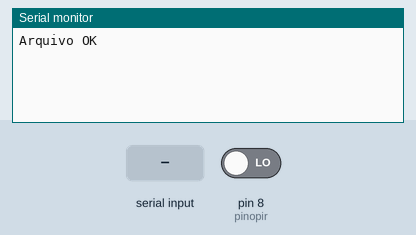
A sketch run on a simulated Arduino Uno, built with avr-gcc and run on an emulated ATmega328P. On the bench: the last lines printed to the serial monitor. The inputs (shaded band) are chosen by the test bench; at power-on: pin 8 (pinopir) LOW. The local clock reads 2024-03-15 10:24:30 at power-on unless the sketch sets it; storage starts empty.

Above: at 1.2 s.
1.3 s: "a" received over Serial
At 2.5 s:
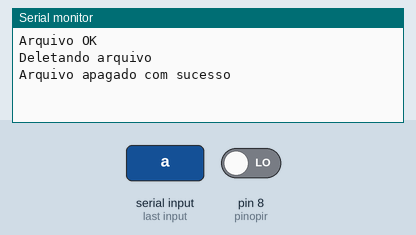
2.8 s: "d" received over Serial
At 3.1 s:
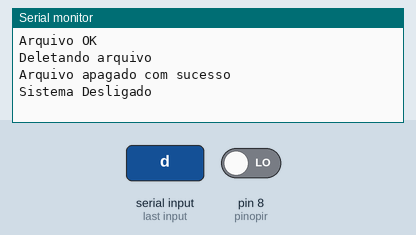
4.3 s: "l" received over Serial
At 5.5 s:
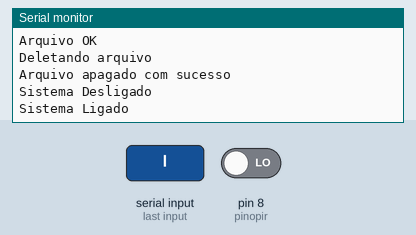
5.8 s: pin 8 (pinopir) driven HIGH
At 6.9 s:
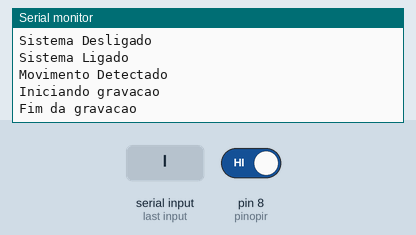

The sketch:

Main.ino
```cpp
#include <SD.h>
#include <SPI.h>
#include <Wire.h>
#include "RTClib.h"

File arquivo;
RTC_DS1307 rtc;

byte pinopir = 8;
boolean ligado = false;

void apaga();
void grava();
void leitura();

void setup() {
  Serial.begin(9600);
  rtc.begin();
  //rtc.adjust(DateTime(2017, 6, 8, 21, 59, 0));
  pinMode(pinopir, INPUT);
  if (!SD.begin(9)) {
    Serial.println("Falha no Cartao");
    return;
  }
  arquivo = SD.open("pir.txt", FILE_WRITE);
  if (arquivo) {
    Serial.println("Arquivo OK");
  }
  else{
    Serial.println("Erro no Arquivo");
  }
  arquivo.close();
}

void loop() {
  if (Serial.available()){
    byte e = Serial.read();
    switch (e) {
      case 'a':
        Serial.println("Deletando arquivo");
        apaga ();
      break;
      case 'd':
        ligado = false;
        Serial.println("Sistema Desligado");
      break;
      case 'l':
        ligado = true;
        Serial.println("Sistema Ligado");
      break;
      case 'r':
        Serial.println("Lendo pir");
        leitura ();
      break;
      case 's':
        Serial.print("Status: ");
        if (ligado){
          Serial.println("ligado");
        }
        else{
          Serial.println("desligado");
        }
      break;
      default:
        Serial.println("a para apagar");
        Serial.println("d para desligar o sistema");
        Serial.println("l para ligaro sistema");
        Serial.println("r para ler");
        Serial.println("s para status");
      break;
    }
  }
  else{
    if(ligado){
      if (digitalRead(pinopir)){  //Com movimento
        Serial.println("Movimento Detectado");
        grava ();
        delay (4000);
      }
    }
  }
}
```

SD.ino
```cpp
void leitura (){
  arquivo = SD.open("pir.txt");
  if (arquivo){
    while (arquivo.available()){
      Serial.write(arquivo.read());
    }
  arquivo.close();
  Serial.println("Termino da leitura");
  }
  else{
    Serial.println("Erro na leitura");
  }
}

void apaga (){
  SD.remove ("pir.txt");
  if (!SD.exists ("pir.txt") ){
    Serial.println ("Arquivo apagado com sucesso");
  }
}

void grava (){
  arquivo = SD.open("pir.txt", FILE_WRITE);
  if (arquivo) {
    Serial.println("Iniciando gravacao");
    DateTime now = rtc.now();
    arquivo.print("Movimento: ");
    if(now.hour() > 9){
      arquivo.print(now.hour(), DEC);
    }
    else{
      arquivo.print("0");
      arquivo.print(now.hour(), DEC);
    }
    arquivo.print(':');
    if(now.minute() > 9){
      arquivo.print(now.minute(), DEC);
    }
    else{
      arquivo.print("0");
      arquivo.print(now.minute(), DEC);
    }
    arquivo.print(':');
    if(now.second() > 9){
      arquivo.print(now.second(), DEC);
    }
    else{
      arquivo.print("0");
      arquivo.print(now.second(), DEC);
    }
    arquivo.print(' ');
    if(now.day() > 9){
      arquivo.print(now.day(), DEC);
    }
    else{
      arquivo.print("0");
      arquivo.print(now.day(), DEC);
    }
    arquivo.print('/');
    if(now.month() > 9){
      arquivo.print(now.month(), DEC);
    }
    else{
      arquivo.print("0");
      arquivo.print(now.month(), DEC);
    }
    arquivo.print('/');
    arquivo.print(now.year(), DEC);
    arquivo.println();
    arquivo.close();
    Serial.println("Fim da gravacao");
  }
  else{
    Serial.println("Erro na gravacao");
  }
}
```

Measured:
- after the input at 1.3 s, the serial monitor: prints a new line at once (image 1)
- after the input at 2.8 s, the serial monitor: prints a new line at once (image 2)
- after the input at 4.3 s, the serial monitor: prints a new line at once (image 3)
- after the input at 5.8 s, the serial monitor: prints a new line at once (image 4)
